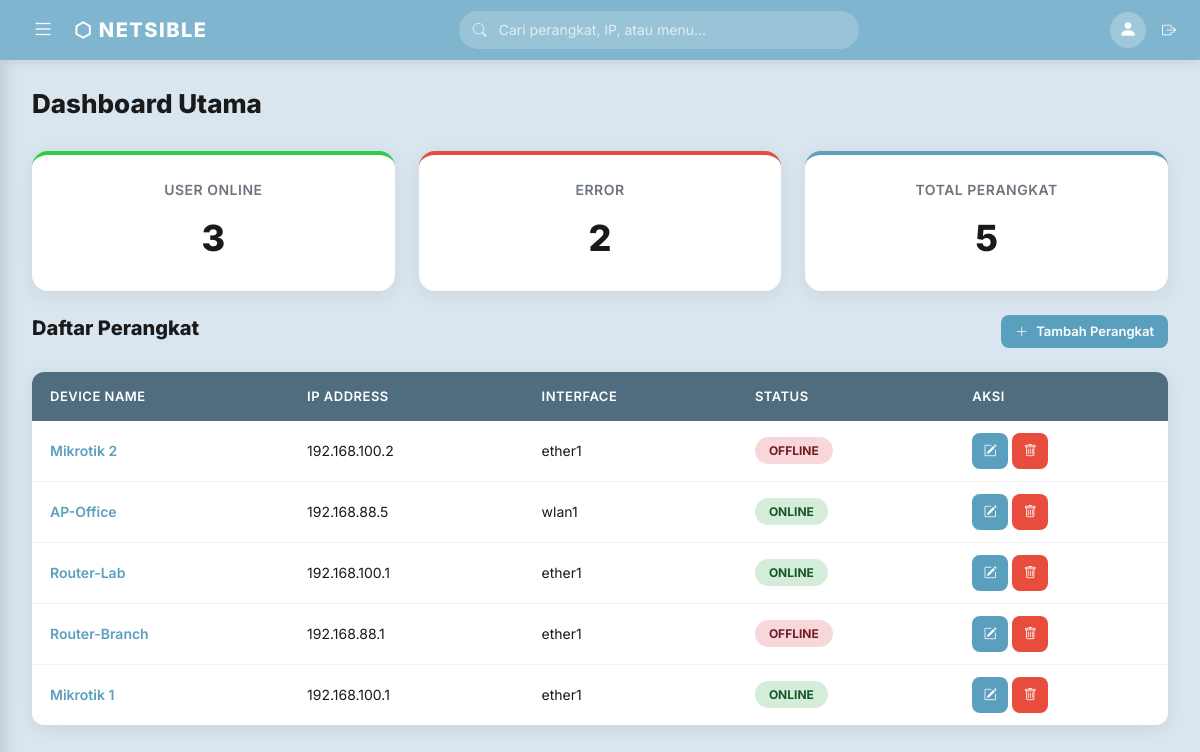
The page / (signed in) on the database its author committed.
### models/device.py (models this page shows, shortened)
class Device(db.Model):
    __tablename__ = 'devices'
    id = db.Column(db.Integer, primary_key=True)
    name = db.Column(db.String(100), nullable=False)
    ip_address = db.Column(db.String(45), nullable=False)
    interface = db.Column(db.String(50), default='ether1')
    model = db.Column(db.String(100), default='')
    serial_number = db.Column(db.String(100), default='')
    mac_address = db.Column(db.String(17), default='')
    routeros_version = db.Column(db.String(20), default='')
    status = db.Column(db.String(10), default='offline')  # online / offline
    uptime = db.Column(db.String(50), default='')
    created_at = db.Column(db.DateTime, default=lambda: datetime.now(timezone.utc))
    updated_at = db.Column(db.DateTime, default=lambda: datetime.now(timezone.utc),
                           onupdate=lambda: datetime.now(timezone.utc))
    ip_addresses = db.relationship('IPAddress', backref='device', lazy=True,
                                   cascade='all, delete-orphan')

### blueprints/dashboard.py (the view)
@dashboard_bp.route('/')
@login_required
def index():
    total_devices = Device.query.count()
    online_devices = Device.query.filter_by(status='online').count()
    error_devices = Device.query.filter_by(status='offline').count()
    devices = Device.query.order_by(Device.created_at.desc()).all()
    ip_addresses = IPAddress.query.all()
    return render_template('dashboard.html',
                           total_devices=total_devices,
                           online_devices=online_devices,
                           error_devices=error_devices,
                           devices=devices,
                           ip_addresses=ip_addresses)

### models/user.py (called while the page is built)
@login_manager.user_loader
def load_user(user_id):
    return User.query.get(int(user_id))

### templates/dashboard.html (shortened to what this page needs)
{% extends "base.html" %}
{% block content %}
<div class="page-header">
    <h1>Dashboard Utama</h1>
</div>
<div class="row g-4 mb-4">
    <div class="col-md-4">
        <div class="card stat-card stat-online">
            <div class="stat-label">User Online</div>
            <div class="stat-value">{{ online_devices }}</div>
        </div>
    </div>
    <div class="col-md-4">
        <div class="card stat-card stat-error">
            <div class="stat-label">Error</div>
            <div class="stat-value">{{ error_devices }}</div>
        </div>
    </div>
    <div class="col-md-4">
        <div class="card stat-card stat-total">
            <div class="stat-label">Total Perangkat</div>
            <div class="stat-value">{{ total_devices }}</div>
        </div>
    </div>
</div>
<div class="page-header">
    <h1 style="font-size:20px">Daftar Perangkat</h1>
    <button class="btn-netsible btn-primary-n btn-sm" data-bs-toggle="modal" data-bs-target="#addDeviceModal">
        <i class="bi bi-plus-lg"></i> Tambah Perangkat
    </button>
</div>
<table class="table-netsible">
    <thead>
        <tr>
            <th>Device Name</th>
            <th>IP Address</th>
            <th>Interface</th>
            <th>Status</th>
            <th>Aksi</th>
        </tr>
    </thead>
    <tbody id="device-table-body">
        {% for device in devices %}
        <tr>
            <td>
                <button class="btn-detail" data-id="{{ device.id }}" style="background:none;border:none;color:var(--color-primary);font-weight:600;cursor:pointer">
                    {{ device.name }}
                </button>
            </td>
            <td>{{ device.ip_address }}</td>
            <td>{{ device.interface }}</td>
            <td>
                <span class="badge-status badge-{{ device.status }}">{{ device.status | capitalize }}</span>
            </td>
            <td>
                <button class="btn-netsible btn-primary-n btn-icon btn-sm btn-edit-device" data-id="{{ device.id }}">
                    <i class="bi bi-pencil-square"></i>
                </button>
                <button class="btn-netsible btn-danger-n btn-icon btn-sm btn-delete-device" data-id="{{ device.id }}">
                    <i class="bi bi-trash"></i>
                </button>
            </td>
        </tr>
        {% endfor %}
    </tbody>
</table>
{% endblock %}

### static/css/style.css (style rules this page uses)
:root { --bg-body: #dae6ef; --bg-card: #ffffff; --bg-topbar: #7fb5ce; --bg-sidebar: #3a5a6e; --bg-table-head: #4f6d7e; --color-primary: #5b9fbf; --color-primary-hover: #4a8bab; --color-success: #2ecc40; --color-success-hover: #27ae36; --color-danger: #e74c3c; --color-danger-hover: #c0392b; --color-secondary: #4f6d7e; --color-secondary-hover: #3d5565; --color-warning: #f39c12; --text-primary: #1a1a1a; --text-muted: #6c757d; --text-white: #ffffff; --font-family: 'Inter', sans-serif; --radius-card: 16px; --radius-input: 8px; --radius-btn: 8px; --radius-badge: 20px; --shadow-card: 0 4px 20px rgba(0, 0, 0, 0.08); --shadow-card-hover: 0 8px 30px rgba(0, 0, 0, 0.12); --transition: all 0.25s ease; --topbar-height: 60px; --sidebar-width: 260px; }
*, *::before, *::after { box-sizing: border-box; margin: 0; padding: 0; }
body { font-family: var(--font-family); background: var(--bg-body); color: var(--text-primary); min-height: 100vh; line-height: 1.6; }
.page-header { display: flex; align-items: center; justify-content: space-between; margin-bottom: 24px; flex-wrap: wrap; gap: 12px; }
.page-header h1 { font-size: 26px; font-weight: 800; color: var(--text-primary); }
.card { background: var(--bg-card); border-radius: var(--radius-card); box-shadow: var(--shadow-card); border: none; transition: var(--transition); }
.stat-card { padding: 24px; text-align: center; border-radius: var(--radius-card); }
.stat-card .stat-label { font-size: 14px; font-weight: 600; color: var(--text-muted); margin-bottom: 8px; text-transform: uppercase; letter-spacing: 0.5px; }
.stat-card .stat-value { font-size: 36px; font-weight: 800; color: var(--text-primary); }
.stat-card.stat-online { border-top: 4px solid var(--color-success); }
.stat-card.stat-error { border-top: 4px solid var(--color-danger); }
.stat-card.stat-total { border-top: 4px solid var(--color-primary); }
.table-netsible { width: 100%; border-collapse: separate; border-spacing: 0; border-radius: 12px; overflow: hidden; box-shadow: var(--shadow-card); background: var(--bg-card); }
.table-netsible thead th { background: var(--bg-table-head); color: var(--text-white); padding: 14px 18px; font-size: 13px; font-weight: 600; text-transform: uppercase; letter-spacing: 0.5px; border: none; }
.table-netsible tbody td { padding: 12px 18px; font-size: 14px; border-bottom: 1px solid #eef2f5; vertical-align: middle; }
.table-netsible tbody tr:last-child td { border-bottom: none; }
.badge-status { display: inline-block; padding: 4px 14px; border-radius: var(--radius-badge); font-size: 12px; font-weight: 700; text-transform: uppercase; }
.badge-online { background: #d4edda; color: #155724; }
.badge-offline { background: #f8d7da; color: #721c24; }
.btn-netsible { padding: 10px 24px; border: none; border-radius: var(--radius-btn); font-family: var(--font-family); font-size: 14px; font-weight: 600; cursor: pointer; transition: var(--transition); display: inline-flex; align-items: center; gap: 8px; }
.btn-primary-n { background: var(--color-primary); color: var(--text-white); }
.btn-danger-n { background: var(--color-danger); color: var(--text-white); }
.btn-sm { padding: 6px 14px; font-size: 13px; }
.btn-icon { width: 36px; height: 36px; padding: 0; border-radius: 8px; display: inline-flex; align-items: center; justify-content: center; }

### rows shown on the page
Device: name "Mikrotik 2", ip_address "192.168.100.2", interface "ether1", status "OFFLINE"
Device: name "AP-Office", ip_address "192.168.88.5", interface "wlan1", status "ONLINE"
Device: name "Router-Lab", ip_address "192.168.100.1", interface "ether1", status "ONLINE"
Device: name "Router-Branch", ip_address "192.168.88.1", interface "ether1", status "OFFLINE"
Device: name "Mikrotik 1", ip_address "192.168.100.1", interface "ether1", status "ONLINE"

### other values the page prints
{{ online_devices }} "3"
{{ error_devices }} "2"
{{ total_devices }} "5"
